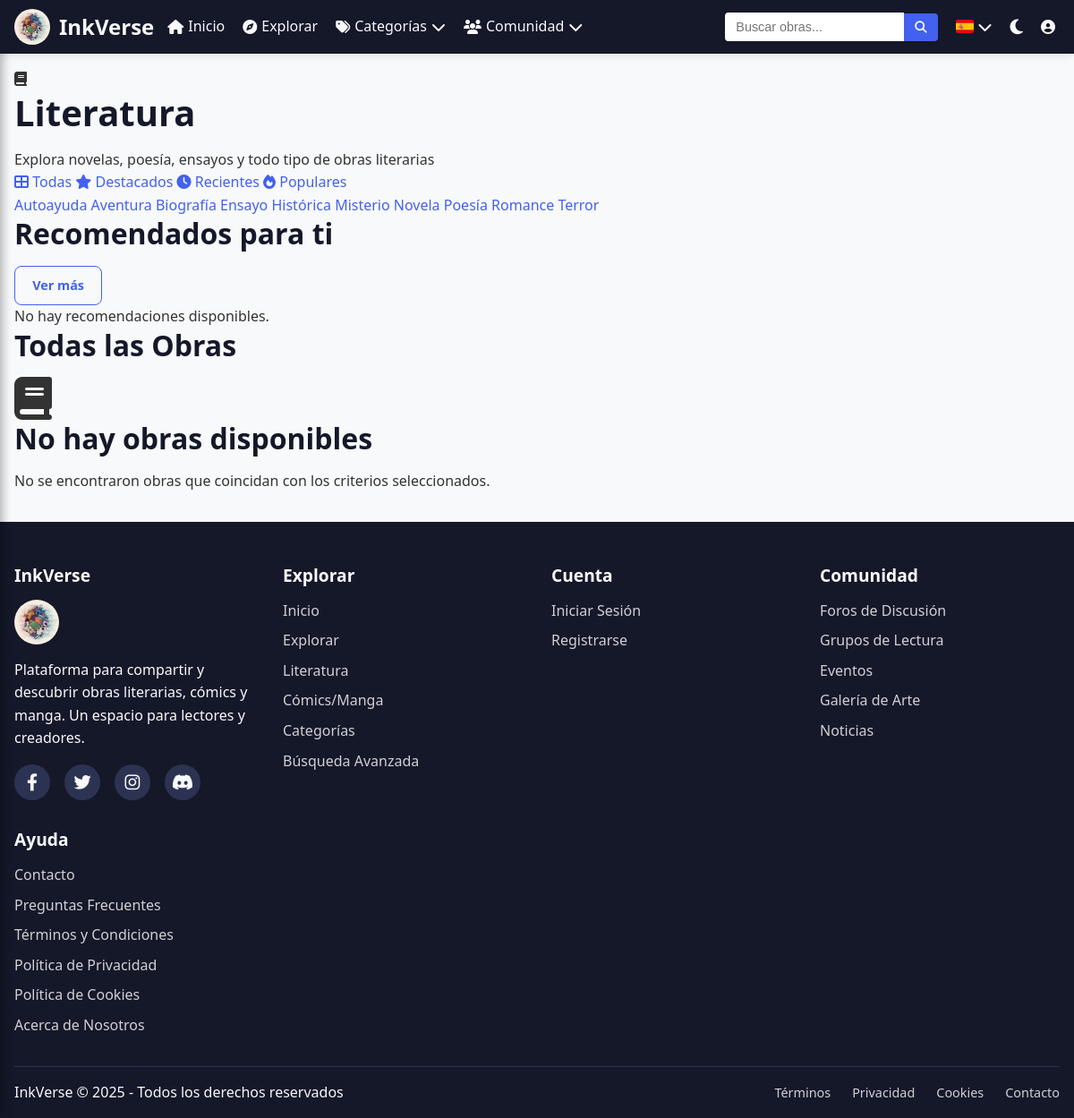
Page /public/literatura.php on the committed database.
### tables this page shows
CREATE TABLE `categorias` (
  `id` int(11) NOT NULL,
  `nombre` varchar(50) NOT NULL,
  `tipo` enum('libro','comic') NOT NULL DEFAULT 'libro'
);

### public/literatura.php (the view, shortened to what this page needs)
<?php
require_once(__DIR__ . '/../includes/header.php');
include_once(__DIR__ . '/../includes/conexion.php');
$mostrar_destacados = isset($_GET['destacados']) && $_GET['destacados'] == 1;
$mostrar_recientes = isset($_GET['recientes']) && $_GET['recientes'] == 1;
$mostrar_populares = isset($_GET['populares']) && $_GET['populares'] == 1;
$titulo_pagina = "Literatura";
$sql_categorias = "SELECT id, nombre FROM categorias WHERE tipo = 'libro' ORDER BY nombre";
$result_categorias = $conexion->query($sql_categorias);
$categorias = [];
if ($result_categorias && $result_categorias->num_rows > 0) {
    while ($row = $result_categorias->fetch_assoc()) {
        $categorias[] = $row;
    }
}
$sql_base = "SELECT l.id, l.titulo, l.autor, l.descripcion, l.portada, l.publico_adulto,
             c.nombre as categoria, l.fecha_subida
             FROM libros l
             LEFT JOIN categorias c ON l.categoria_id = c.id
             WHERE 1=1";
if ($mostrar_destacados) {
    $sql_base .= " AND l.destacado = 1";
    $orden = "l.fecha_destacado DESC";
} elseif ($mostrar_recientes) {
    $orden = "l.fecha_subida DESC";
} elseif ($mostrar_populares) {
    $orden = "l.visitas DESC, l.favoritos DESC";
} else {
    $orden = "l.fecha_subida DESC";
}
$sql_base .= " ORDER BY " . $orden;
$sql_principal = $sql_base . " LIMIT 12";
$result_principal = $conexion->query($sql_principal);
$sql_recomendaciones = "SELECT l.id, l.titulo, l.autor, l.descripcion, l.portada, l.publico_adulto,
                        c.nombre as categoria, l.fecha_subida
                        FROM libros l
                        LEFT JOIN categorias c ON l.categoria_id = c.id
                        ORDER BY l.valoracion DESC
                        LIMIT 6";
$result_recomendaciones = $conexion->query($sql_recomendaciones);
?>
<div class="literatura-banner">
    <div class="container">
        <div class="literatura-banner-content">
            <div class="literatura-icon">
                <i class="fas fa-book"></i>
            </div>
            <h1><?php echo $titulo_pagina; ?></h1>
            <p class="literatura-description">Explora novelas, poesía, ensayos y todo tipo de obras literarias</p>
            <div class="section-nav literatura-nav">
                <a href="<?php echo BASE_URL; ?>/public/literatura.php" class="<?php echo (!$mostrar_destacados && !$mostrar_recientes && !$mostrar_populares) ? 'active' : ''; ?>">
                    <i class="fas fa-th-large"></i> Todas
                </a>
                <a href="<?php echo BASE_URL; ?>/public/literatura.php?destacados=1" class="<?php echo $mostrar_destacados ? 'active' : ''; ?>">
                    <i class="fas fa-star"></i> Destacados
                </a>
                <a href="<?php echo BASE_URL; ?>/public/literatura.php?recientes=1" class="<?php echo $mostrar_recientes ? 'active' : ''; ?>">
                    <i class="fas fa-clock"></i> Recientes
                </a>
                <a href="<?php echo BASE_URL; ?>/public/literatura.php?populares=1" class="<?php echo $mostrar_populares ? 'active' : ''; ?>">
                    <i class="fas fa-fire"></i> Populares
                </a>
            </div>
        </div>
    </div>
</div>
<div class="container">
    <div class="categorias-strip">
        <div class="categorias-strip-inner">
            <?php foreach ($categorias as $categoria): ?>
                <a href="<?php echo BASE_URL; ?>/public/categoria.php?id=<?php echo $categoria['id']; ?>&tipo=libro" class="categoria-pill literatura-pill">
                    <?php echo htmlspecialchars($categoria['nombre']); ?>
                </a>
            <?php endforeach; ?>
        </div>
    </div>
    <?php if (!$mostrar_destacados && !$mostrar_recientes && !$mostrar_populares): ?>
        <section class="literatura-section">
            <div class="section-header">
                <h2>Recomendados para ti</h2>
                <a href="<?php echo BASE_URL; ?>/public/literatura.php?populares=1" class="btn btn-sm btn-outline">Ver más</a>
            </div>
            <div class="obra-grid">
                <?php if ($result_recomendaciones && $result_recomendaciones->num_rows > 0): ?>
                    <?php while ($libro = $result_recomendaciones->fetch_assoc()): ?>
                        <div class="obra-card">
                            <div class="obra-card-header">
                                <h3><?php echo htmlspecialchars($libro['titulo']); ?></h3>
                                <div class="flex gap-1 mt-1">
                                    <?php if (!empty($libro['categoria'])): ?>
                                        <span class="badge badge-categoria"><?php echo htmlspecialchars($libro['categoria']); ?></span>
                                    <?php endif; ?>
                                    <?php if ($libro['publico_adulto']): ?>
                                        <span class="badge badge-adulto">+18</span>
                                    <?php endif; ?>
                                </div>
                            </div>
                            <div class="obra-card-body">
                                <?php if (!empty($libro['portada'])): ?>
                                    <img src="<?php echo htmlspecialchars($libro['portada']); ?>" alt="Portada" class="obra-portada">
                                <?php else: ?>
                                    <div class="obra-portada-placeholder">
                                        <i class="fas fa-book fa-3x"></i>
                                    </div>
                                <?php endif; ?>
                                <p class="obra-autor">Por: <?php echo htmlspecialchars($libro['autor']); ?></p>
                                <p class="obra-descripcion"><?php echo substr(htmlspecialchars($libro['descripcion']), 0, 150) . '...'; ?></p>
                            </div>
                            <div class="obra-card-footer">
                                <span class="obra-fecha"><?php echo date('d/m/Y', strtotime($libro['fecha_subida'])); ?></span>
                                <a href="<?php echo BASE_URL; ?>/public/obra.php?id=<?php echo $libro['id']; ?>&tipo=libro" class="btn btn-outline">Ver más</a>
                            </div>
                        </div>
                    <?php endwhile; ?>
                <?php else: ?>
                    <p>No hay recomendaciones disponibles.</p>
                <?php endif; ?>
            </div>
        </section>
    <?php endif; ?>
    <section class="literatura-section">
        <div class="section-header">
            <h2>
                <?php
                if ($mostrar_destacados) {
                    echo "Obras Destacadas";
                } elseif ($mostrar_recientes) {
                    echo "Obras Recientes";
                } elseif ($mostrar_populares) {
                    echo "Obras Populares";
                } else {
                    echo "Todas las Obras";
                }
                ?>
            </h2>
        </div>
        <div class="obra-grid">
            <?php if ($result_principal && $result_principal->num_rows > 0): ?>
                <?php while ($libro = $result_principal->fetch_assoc()): ?>
                    <div class="obra-card">
                        <div class="obra-card-header">
                            <h3><?php echo htmlspecialchars($libro['titulo']); ?></h3>
                            <div class="flex gap-1 mt-1">
                                <?php if (!empty($libro['categoria'])): ?>
                                    <span class="badge badge-categoria"><?php echo htmlspecialchars($libro['categoria']); ?></span>
                                <?php endif; ?>
                                <?php if ($libro['publico_adulto']): ?>
                                    <span class="badge badge-adulto">+18</span>
                                <?php endif; ?>
                            </div>
                        </div>
                        <div class="obra-card-body">
                            <?php if (!empty($libro['portada'])): ?>
                                <img src="<?php echo htmlspecialchars($libro['portada']); ?>" alt="Portada" class="obra-portada">
                            <?php else: ?>
                                <div class="obra-portada-placeholder">
                                    <i class="fas fa-book fa-3x"></i>
                                </div>
                            <?php endif; ?>
                            <p class="obra-autor">Por: <?php echo htmlspecialchars($libro['autor']); ?></p>
                            <p class="obra-descripcion"><?php echo substr(htmlspecialchars($libro['descripcion']), 0, 150) . '...'; ?></p>
                        </div>
                        <div class="obra-card-footer">
                            <span class="obra-fecha"><?php echo date('d/m/Y', strtotime($libro['fecha_subida'])); ?></span>
                            <a href="<?php echo BASE_URL; ?>/public/obra.php?id=<?php echo $libro['id']; ?>&tipo=libro" class="btn btn-outline">Ver más</a>
                        </div>
                    </div>
                <?php endwhile; ?>
            <?php else: ?>
                <div class="no-results">
                    <i class="fas fa-book fa-3x"></i>
                    <h2>No hay obras disponibles</h2>
                    <p>No se encontraron obras que coincidan con los criterios seleccionados.</p>
                </div>
            <?php endif; ?>
        </div>
    </section>
</div>
<?php include_once(__DIR__ . '/../includes/footer.php'); ?>

### css/estilo.css (style rules this page uses)
:root { --primary: #1a1f36; --primary-light: #2c3352; --primary-dark: #141829; --secondary: #6c757d; --accent: #4361ee; --accent-hover: #3a56d4; --success: #28a745; --info: #17a2b8; --warning: #ffc107; --danger: #dc3545; --light: #f8f9fa; --dark: #343a40; --text: #333; --text-light: #666; --border-color: #ddd; --shadow-light: rgba(0, 0, 0, 0.05); --font-family-base: 'Segoe UI', Tahoma, Geneva, Verdana, sans-serif; --font-family-heading: 'Poppins', 'Segoe UI', Tahoma, Geneva, Verdana, sans-serif; --max-width-content: 1200px; --padding-section: 4rem 1rem; --border-radius: 8px; --border-radius-lg: 12px; --box-shadow: 0 4px 15px rgba(0, 0, 0, 0.08); --box-shadow-hover: 0 8px 25px rgba(0, 0, 0, 0.15); --accent-light: #6a88ff; --card-bg-light: #ffffff; --header-height: 70px; }
* { margin: 0; padding: 0; box-sizing: border-box; }
html { scroll-behavior: smooth; }
body { font-family: var(--font-family-base); line-height: 1.6; color: var(--text); background-color: var(--light); min-height: 100vh; display: flex; flex-direction: column; }
.container { max-width: var(--max-width-content); margin: 0 auto; padding: 0 1rem; width: 100%; }
h1, h2, h3, h4, h5, h6 { font-family: var(--font-family-heading); color: var(--primary-dark); line-height: 1.2; margin-bottom: 1rem; }
h1 { font-size: 2.5rem; }
h2 { font-size: 2rem; }
.btn { display: inline-block; padding: 0.8rem 1.5rem; border-radius: var(--border-radius); font-size: 1rem; font-weight: 600; cursor: pointer; text-align: center; transition: all 0.3s ease; white-space: nowrap; border: 1px solid transparent; text-decoration: none; }
.btn-outline { background-color: transparent; color: var(--accent); border-color: var(--accent); }
.btn-sm { padding: 0.6rem 1.2rem; font-size: 0.9rem; }

### rows in the picture
categorias: nombre "Autoayuda"
categorias: nombre "Aventura"
categorias: nombre "Biografía"
categorias: nombre "Ensayo"
categorias: nombre "Histórica"
categorias: nombre "Misterio"
categorias: nombre "Novela"
categorias: nombre "Poesía"
categorias: nombre "Romance"
categorias: nombre "Terror"

### other values in the picture
$TEXTOS['inicio'] "Inicio"
$TEXTOS['explorar'] "Explorar"
$TEXTOS['categorias'] "Categorías"
$TEXTOS['comunidad'] "Comunidad"
$titulo_pagina "Literatura"
